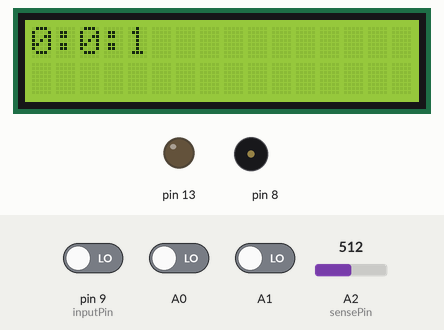
Simulated run of this sketch. Board: Arduino Uno, built with avr-gcc and run on an emulated ATmega328P. Parts: 16×2 character LCD, output pins drawn as LEDs (lit = HIGH), buzzer (waves = sounding). The inputs (shaded band) are chosen by the test bench; at power-on: A0 LOW, pin 9 (inputPin) LOW, A1 LOW, A2 (sensePin) = 512. What the sketch prints to the serial monitor is not drawn.

Above: at 1.2 s.
1.3 s: A0 driven HIGH
At 3.8 s:
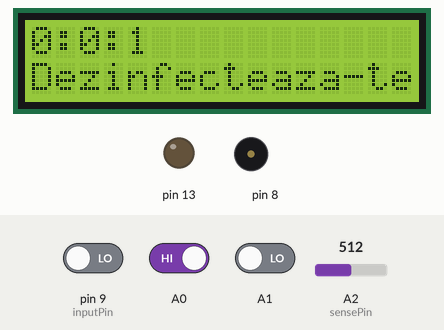
5.4 s: pin 9 (inputPin) driven HIGH
At 7.38 s:
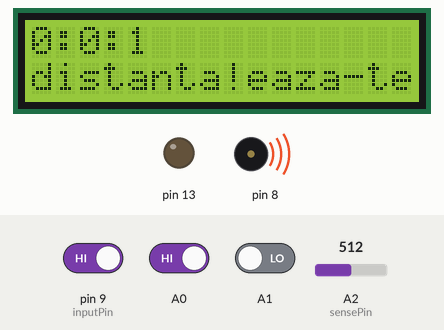
9.5 s: A0 driven LOW
At 12.42 s:
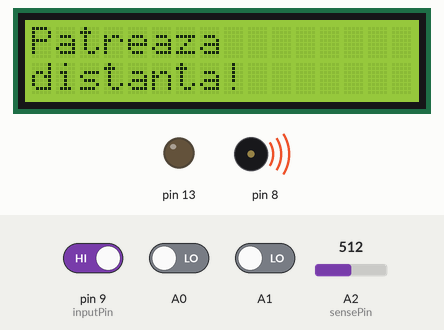
13.6 s: pin 9 (inputPin) driven LOW
At 14.9 s:
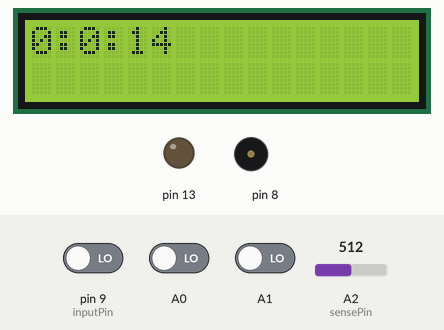
Timing chart, 0 to 16.6 s (numbered marks = the images above; inputs shaded):
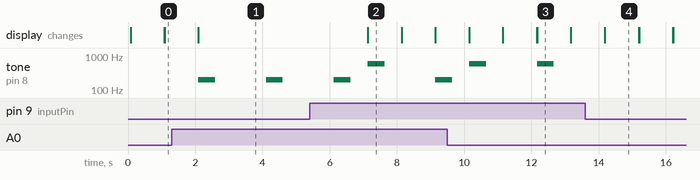

The sketch:

project_11.ino
```cpp
#include <LiquidCrystal.h>

LiquidCrystal lcd(12, 11, 5, 4, 3, 2);

int inputPin = 9;
int pirState = LOW;
int val = 0;
int pos = 0;

int sensePin = A2;
int sensorInput;
double temp;
int s,m,h;

void setup()
{
  pinMode(A0, INPUT);
  pinMode(8, OUTPUT);
  pinMode(11, OUTPUT);
  pinMode(12, OUTPUT);
  pinMode(13, OUTPUT);
  lcd.begin(16, 2);

   pinMode(inputPin, INPUT);
   Serial.begin(9600);

}

void loop()
{

  sensorInput = analogRead(A2);        //read the analog sensor and store it
  temp = (double)sensorInput / 1024;   //find percentage of input reading
  temp = temp * 5;                     //multiply by 5V to get voltage
  temp = temp - 0.5;                   //Subtract the offset
  temp = temp * 100;
  Serial.print("Temperature = ");
  Serial.println(temp);

     if (digitalRead(A0) == HIGH)
   {
      lcd.setCursor(0, 1);
      lcd.print("Dezinfecteaza-te");
     tone(8, 200, 500);
     delay(1000);

   }
  else {

    lcd.clear();
  }


  if (digitalRead(A1) == HIGH ) {
  }
  delay(10);

  val = digitalRead(inputPin);

  if (temp > 37.5 && temp < 42 && val == HIGH)
  {
   tone(8, 700, 1000);
    lcd.print("Suspect COVID");
    lcd.setCursor(0, 1);
    lcd.print("in jur!!");
    delay(1000);
     lcd.clear();
  }


 else if (val == HIGH) {
    lcd.print("Patreaza");
    lcd.setCursor(0, 1);
    lcd.print("distanta!");
    tone(8, 600, 500);

    delay(1000);

    lcd.clear();


    if (pirState == LOW) {
      Serial.println("Motion detected!");
      pirState = HIGH;
    }
  } else {

    if (pirState == HIGH){

     Serial.println("Motion ended!");
      pirState = LOW;
    }
  }


   s=millis()/ 1000;
   m=s/60;
  	h=m/60;
	s=s%60;
   m=m%60;
  h=h%24;

   if(s==59)
   {
     lcd.setCursor(0, 1);
      lcd.print("Dezinfecteaza-te");
     tone(8, 200, 500);
     delay(1000);

   }

  lcd.print(h);
  lcd.print(":");
  lcd.print(m);
  lcd.print(":");
  lcd.print(s);
  delay(1000);


}
```

Measured:
- after the input at 1.3 s, tone on pin 8: alternates 200 Hz for 0.50 s and silent for 1.5 s, starting after 0.79 s; the display: changes after 0.79 s (image 1)
- after the input at 5.4 s, the display: changes after 1.7 s (image 2)
- after the input at 9.5 s, the display: first differs from a run without the input after 2.7 s (image 3)
- after the input at 13.6 s, tone on pin 8: stops changing and stays silent
- what the display in image 2 shows lasts 1.0 s, from 7.1 s to 8.1 s
